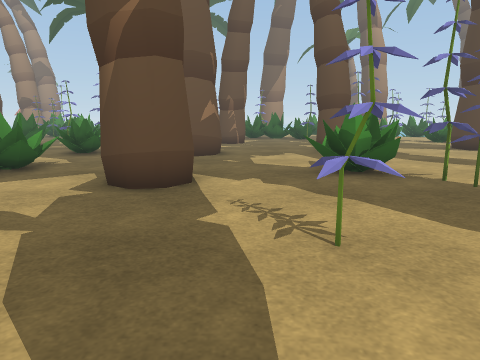
view 1 (above)

24 first-person views from a walk through a 3-D level made in the Unity game engine. The camera is 1.3 m above the floor, tilts 10° down and sees 70° across. The floor is counted in squares, 1 m on a side. Each view is taken from the middle of a square. On the plan, view 1 faces up. The plan holds only what a view shows up to about 15 squares ahead; the rest is blank. The place goes on beyond the plan. The player character is not drawn. Some surface patterns are stand-ins.

view 2
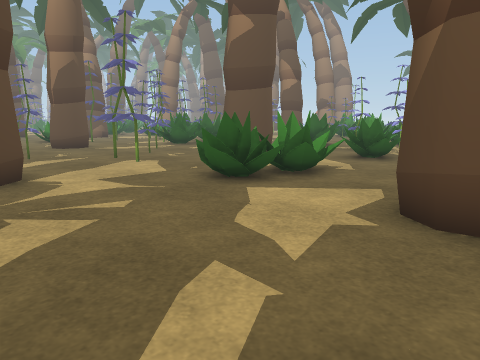

view 3
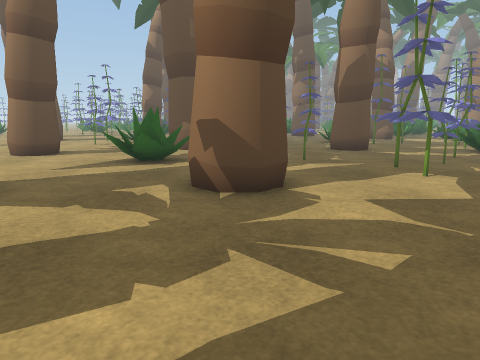

view 4
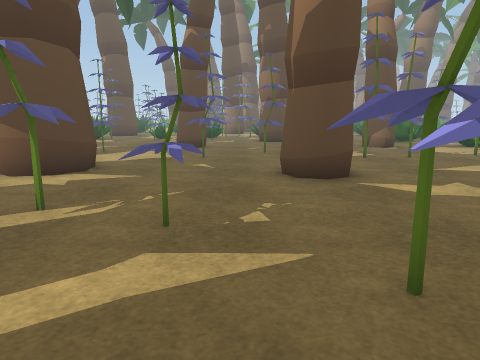

view 5
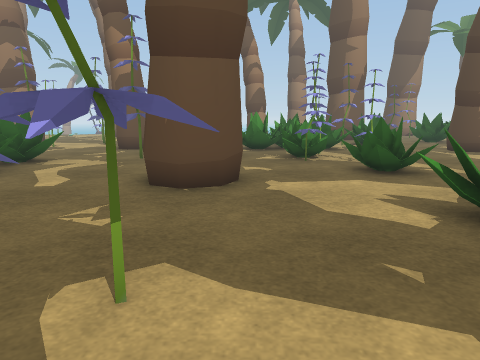

view 6
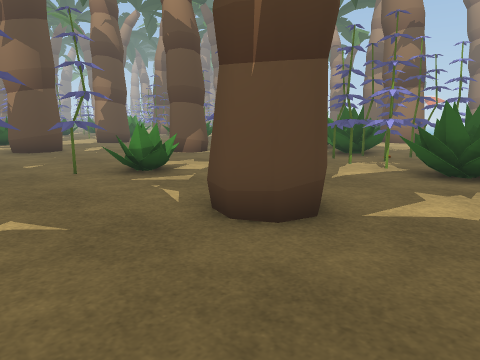

view 7
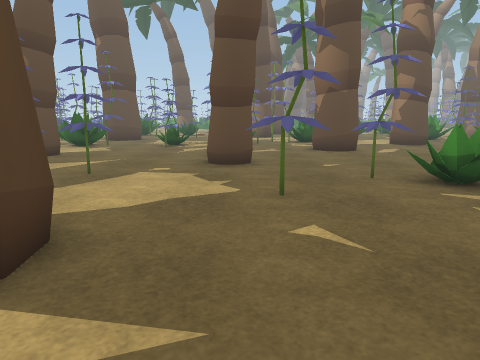

view 8
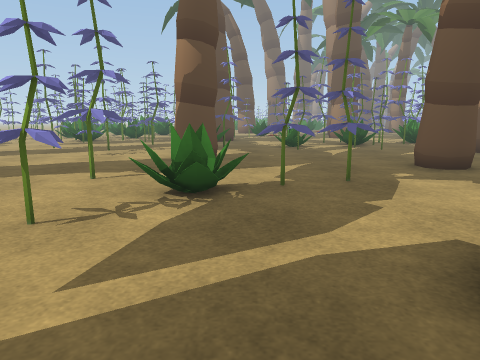

view 9
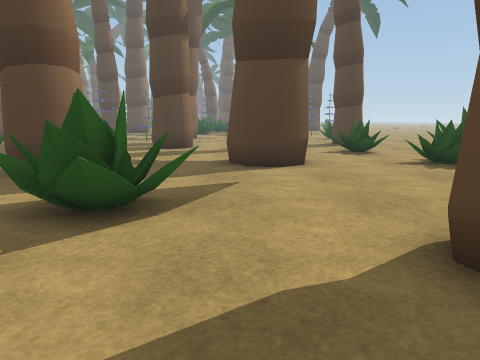

view 10
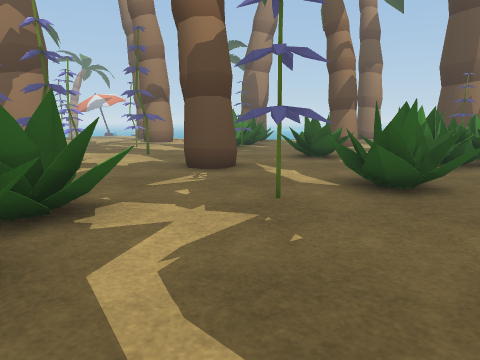

view 11
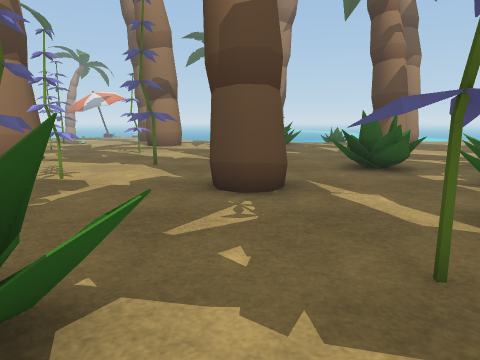

view 12
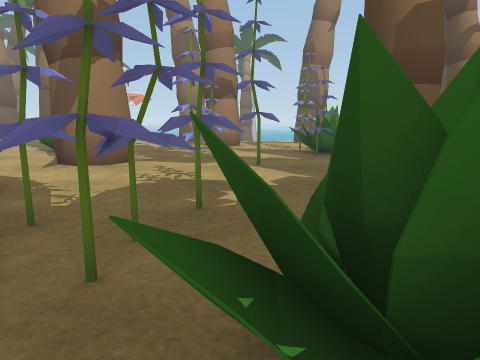

view 13
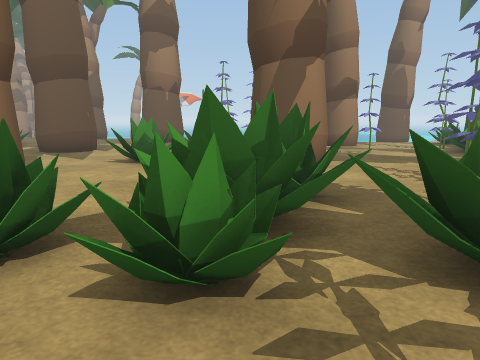

view 14
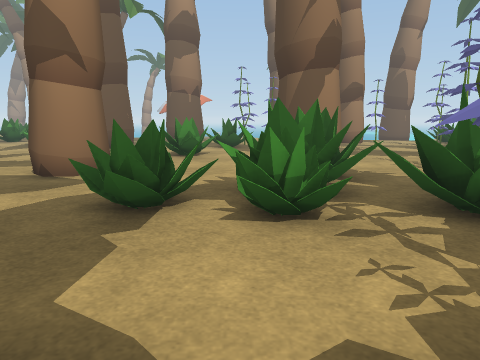

view 15
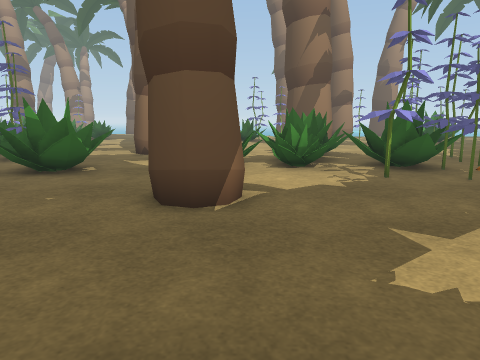

view 16
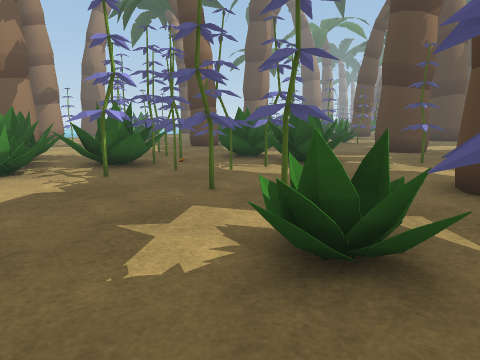

view 17
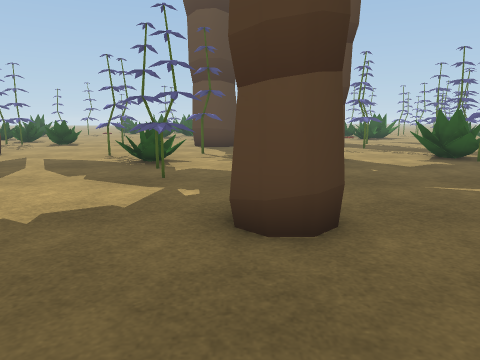

view 18
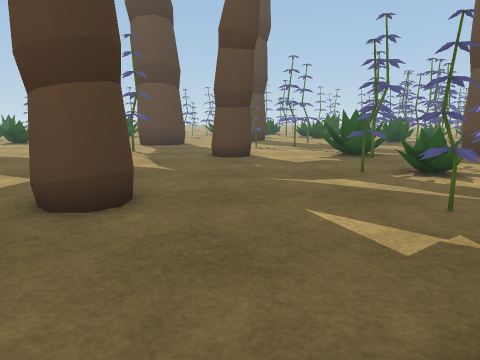

view 19
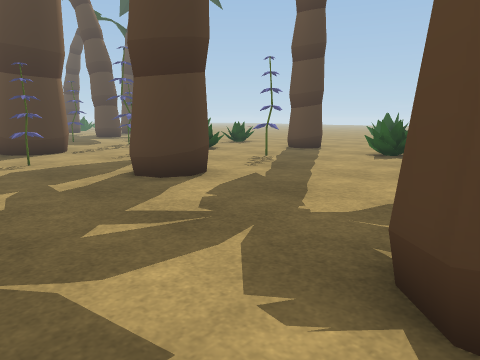

view 20
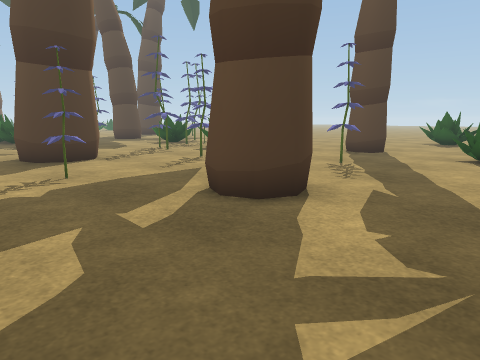

view 21
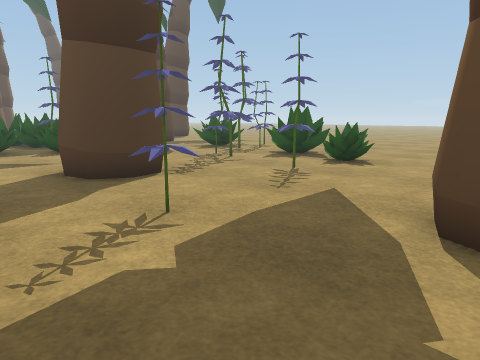

view 22
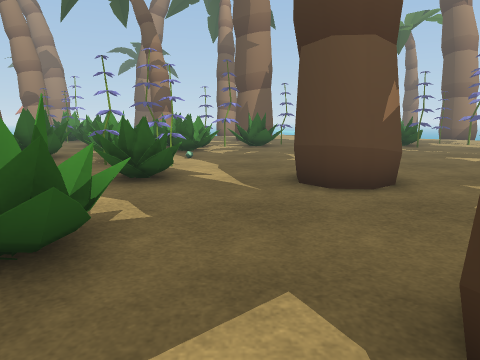

view 23
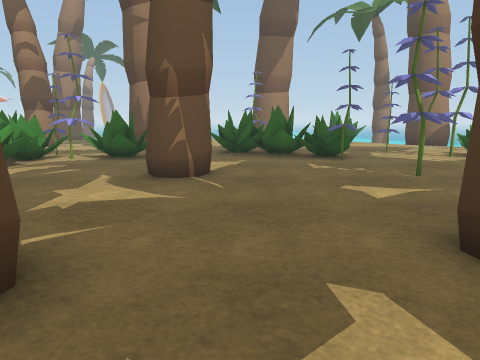

view 24
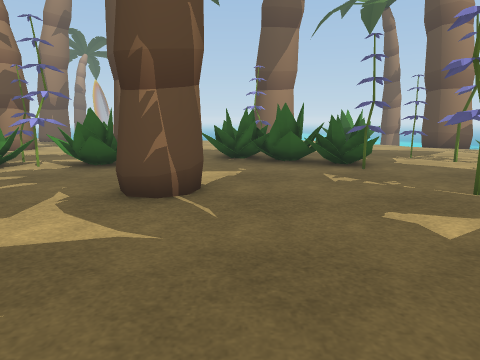

### Floor plan
Key: @ floor where view 1 was taken; # wall or solid block; . floor; = window, fence, low wall or low ledge; O other object.
Columns run from 32 left of view 1 to 7 right of it. Each row starts with its distance up from view 1.
 28 OOO....   .......##... O#.. O
 27 ........  ...O....#...  ... OO
 26  .......  O......OO... ....           ..
 25  ........OO.................    .#... .O
 24   .......O#....O.....#....O.#.  .##=....
 23    .............. ...#.. #.O.#. .......O
 22 ..  ............. ...... ...... ....O...
 21 .. O.... ....O...O#....=..#.... ........
 20 ..#O.... ........O#....#. .....##.......
 19  ....... ....O........... .....OO....O.
 18 O.......#..O.O.......#...O.............
 17 ...........#.O.......#................
 16 .#........#O...#...O....O.O..........
 15 .........O.O.O.#....................O
 14  ............................OO#...OO
 13   ...O#.....OO.##...#OO......O.O....  ..
 12  ....##...O.........OOO.......#..... ...
 11  ....................O.............  ...
 10  .........O......O.......#......... ....
  9  O#...........O....O.....#.........#...
  8 O.O..........OOO.............#O ...=...
  7 .#......O....#O.....OO.......OO#....O.
  6 .....................................O
  5 ..........O.......O...................
  4 O....OO...............O...............
  3 .....O#..........O...#.#.........O..#O
  2 ............#O#.......O......O#.....#.O
  1 O...........  #.............OOO.....#OO
  0 ........O...OO#...#..........O..@.......
 -1 ........O..... .........................
 -2 .............. ........O ..........O..O.
 -3 ...O#..................O  .............O
 -4 ...O#...........O......OO.....O.........
 -5 .......O...O....OO...................#..
 -6 .................  ..................#
 -7 O.O......  ......   ...........OO...

Positions as (right, up) in squares from view 1, and headings:
1: (0, 0), facing up
2: (-1, 2), facing up-left
3: (-3, 3), facing left
4: (-10, 6), facing left
5: (-10, 5), facing up
6: (-15, 4), facing up-left
7: (-16, 4), facing left
8: (-17, -2), facing left
9: (-19, -2), facing right
10: (-14, 11), facing up
11: (-15, 14), facing up
12: (-18, 14), facing up
13: (-24, 14), facing up
14: (-25, 12), facing up
15: (-26, 7), facing up
16: (-26, 7), facing up-right
17: (-26, 8), facing down
18: (-29, 9), facing down
19: (-10, 6), facing down-right
20: (-7, 6), facing down-right
21: (-3, 6), facing down-right
22: (-4, 6), facing up
23: (1, 11), facing up
24: (1, 13), facing up
